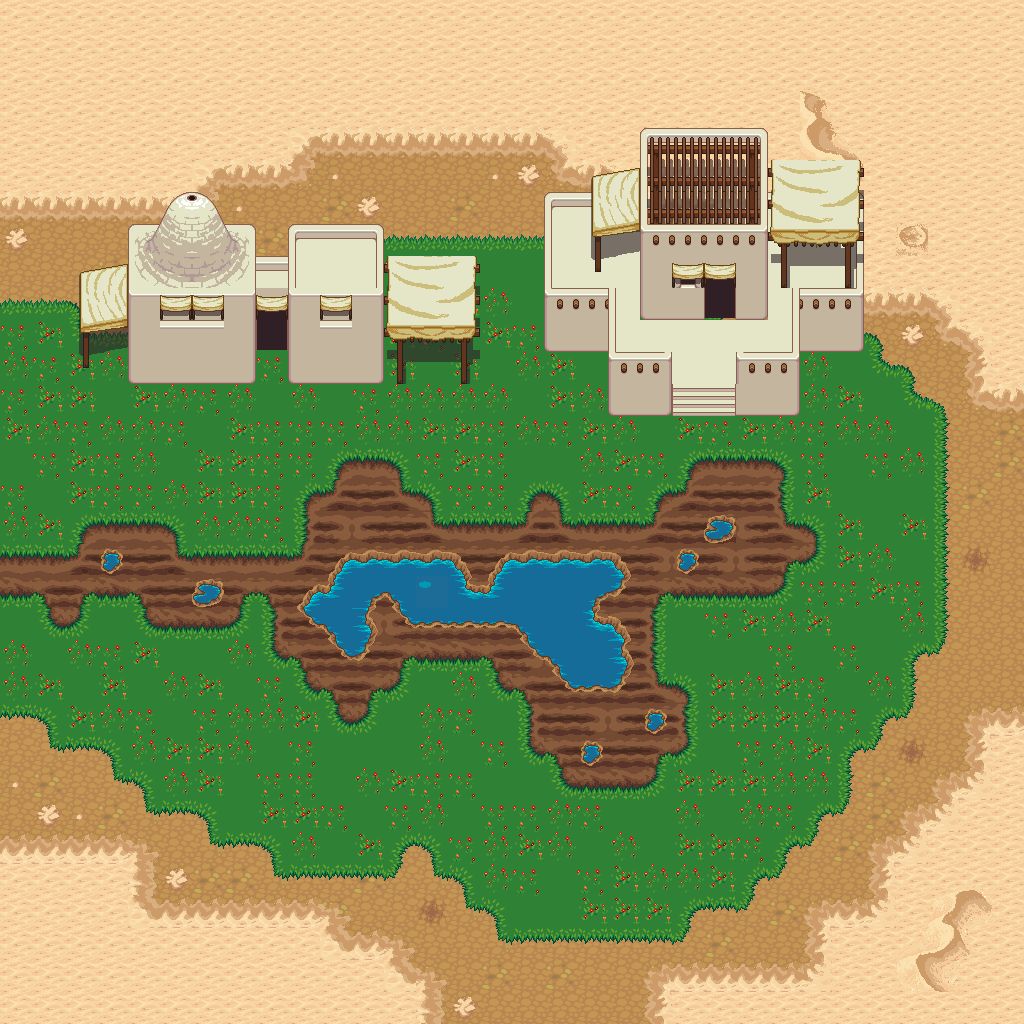

A level layout from a 2D game, rendered from its tile map. Below: a short description, then the map file with tile-grid data replaced by summaries:
An orthogonal 32x32 tile map with 32x32 px tiles, 6 tile layers (Base, Borders, Base (dy), Borders (dry), ...), 1 hidden layer not drawn, 4 tilesets and 3 objects.

<map version="1.2" tiledversion="1.2.1" orientation="orthogonal" renderorder="right-down" width="32" height="32" tilewidth="32" tileheight="32" infinite="0" nextlayerid="9" nextobjectid="4">
 <tileset firstgid="1" source="../assets/lpc_tile_atlas/lpc_tile_atlas.tsx" />
 <tileset firstgid="1025" source="../assets/lpc-beach-desert/lpc-beach-desert.tsx" />
 <tileset firstgid="2049" source="sand.tsx" />
 <tileset firstgid="2157" source="../assets/adobe-2.tsx" />
 <layer id="1" name="Base" width="32" height="32">
  <data>[1024 cells, 1024 non-empty, 23 distinct tile ids]</data>
 </layer>
 <layer id="2" name="Borders" width="32" height="32">
  <data>[1024 cells, 213 non-empty, 47 distinct tile ids]</data>
 </layer>
 <layer id="4" name="Base (dy)" width="32" height="32">
  <data>[1024 cells, 147 non-empty, 15 distinct tile ids]</data>
 </layer>
 <layer id="3" name="Borders (dry)" width="32" height="32">
  <data>[1024 cells, 42 non-empty, 13 distinct tile ids]</data>
 </layer>
 <layer id="5" name="Objects1" width="32" height="32" visible="0">
  <data>[1024 cells, 137 non-empty, 80 distinct tile ids]</data>
 </layer>
 <layer id="6" name="Objects2" width="32" height="32">
  <data>[1024 cells, 112 non-empty, 53 distinct tile ids]</data>
 </layer>
 <layer id="7" name="Tile Layer 7" width="32" height="32">
  <data>[1024 cells, 48 non-empty, 35 distinct tile ids]</data>
 </layer>
 <objectgroup color="#ff0000" id="8" name="Obstacles">
  <properties>
   <property name="collidable" type="bool" value="true" />
  </properties>
  <object id="1" x="670.667" y="323.333">
   <polygon points="0,0 -0.666667,90.6667 -61.3333,90.6667 -62,28.6667 -125.333,27.3333 -124.667,-129.333 194,-130 193.333,28 129.333,28 128.667,92 64.6667,92.6667 65.3333,-2.66667" />
  </object>
  <object id="2" x="381.333" y="383.333">
   <properties>
    <property name="collidable" type="bool" value="true" />
   </properties>
   <polygon points="0,0 -252.667,-2.66667 -300,-17.3333 -301.333,-110 97.3333,-110.667 96.6667,-1.33333" />
  </object>
  <object id="3" x="299.5" y="609.5">
   <properties>
    <property name="collidable" type="bool" value="true" />
   </properties>
   <polygon points="0,0 45,-54 159.5,-55 177.5,-27 207.5,-57 316.5,-56.5 334,-31.5 318,-13.5 318,11.5 332.5,31 335,57 318.5,83 272,83.5 212.5,18 113.5,19.5 90,-6.5 69.5,5.5 79.5,23 62.5,50 44.5,48" />
  </object>
 </objectgroup>
</map>
